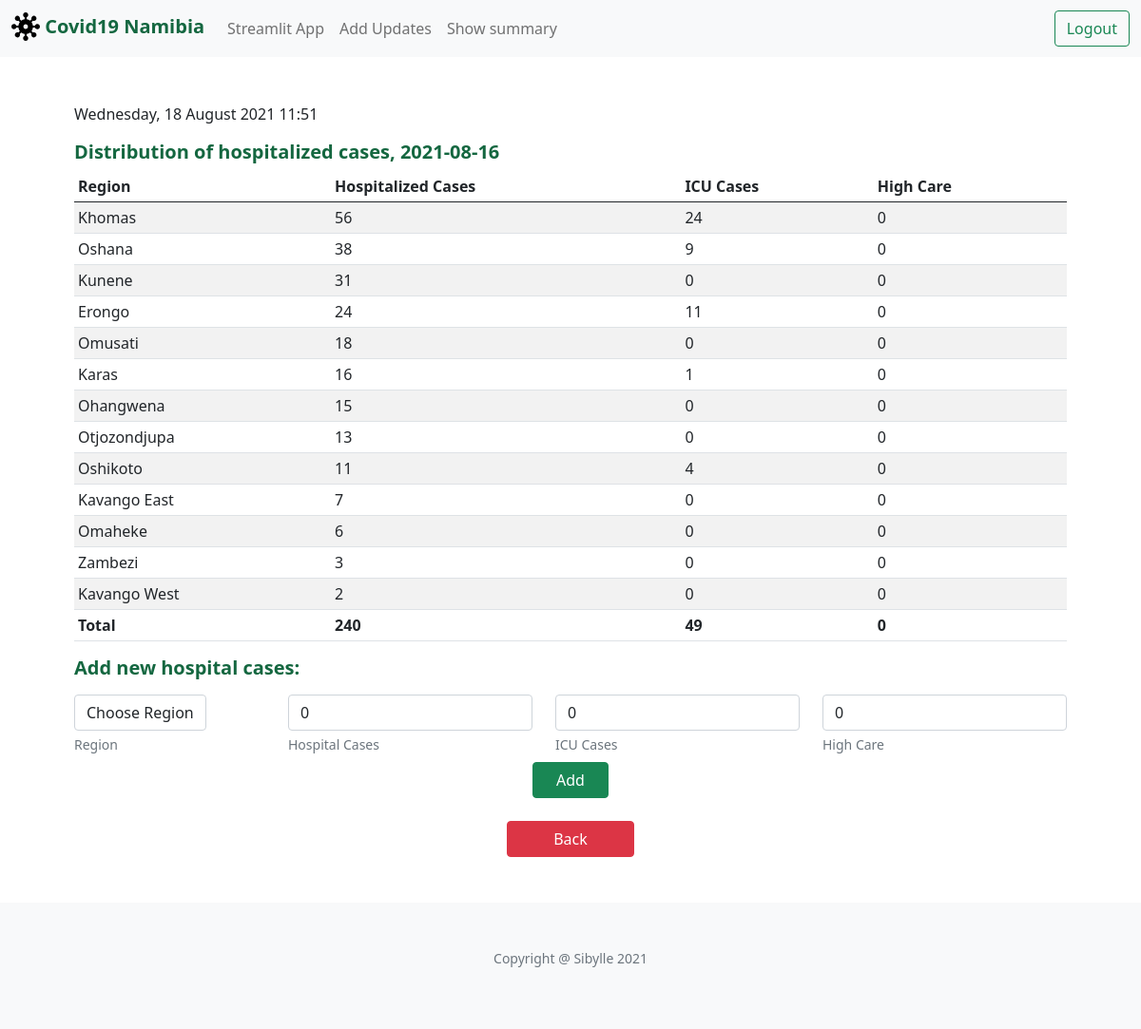
Page /add_hospitalization (signed in) on the committed database.
### tables this page shows
CREATE TABLE hospitalization(id INTEGER PRIMARY KEY, hospital_date TEXT NOT NULL, region TEXT NOT NULL, hospital_cases INTEGER, icu_cases INTEGER, update_date TEXT NOT NULL, high_care INTEGER);

### application.py (the view)
@app.route("/add_hospitalization", methods=["GET", "POST"])
@login_required
def add_hospitalization():
    now=datetime.now(timezone("Africa/Johannesburg"))
    date_now=now.date()
    row = db.execute("SELECT * FROM active_date")
    new_date_str=row[0]['active_date']
    new_date = datetime.strptime(new_date_str, '%Y-%m-%d').date()
    region_list=[]
    temp = db.execute("SELECT DISTINCT region FROM districts")
    for d in temp:
        region_list.append(d['region'])
    region_list.append("unknown")
    if request.method == "POST":
        if not request.form.get("region"):
            return apology("must provide region", 400)
        if not request.form.get("new_hospital_cases"):
            no_hospital_cases=0
        else:
            no_hospital_cases=int(request.form.get("new_hospital_cases"))
        if not request.form.get("new_icu_cases"):
            no_icu_cases=0
        else:
            no_icu_cases=int(request.form.get("new_icu_cases"))
        if not request.form.get("high_care"):
            no_high_care=0
        else:
            no_high_care=int(request.form.get("high_care"))
        region = request.form.get("region")
        check=db.execute("SELECT * FROM hospitalization WHERE hospital_date LIKE ? AND region LIKE ? ", new_date,region)
        if len(check)== 1:
            return render_template("update_hospitalization.html",new_date=new_date,check=check[0],now=now)
        db.execute("INSERT INTO hospitalization(hospital_date,region,hospital_cases,icu_cases,high_care,update_date) VALUES (?,?,?,?,?,?)", new_date,region,no_hospital_cases,no_icu_cases,no_high_care,date_now)
        rows = db.execute("SELECT * FROM hospitalization WHERE hospital_date LIKE ? ORDER BY hospital_cases DESC", new_date)
        return render_template("add_hospitalization.html",new_date=new_date,region_list=region_list,new_hospitalization=rows,now=now)
    else:
        rows = db.execute("SELECT * FROM hospitalization WHERE hospital_date LIKE ? ORDER BY hospital_cases DESC", new_date)
        return render_template("add_hospitalization.html",new_date=new_date,region_list=region_list,new_hospitalization=rows,now=now)

### application.py (called while the page is built)
def login_required(f):
    @wraps(f)
    def decorated_function(*args, **kwargs):
        if session.get("user_id") is None:
            return redirect("/login")
        return f(*args, **kwargs)
    return decorated_function

@app.after_request
def after_request(response):
    response.headers["Cache-Control"] = "no-cache, no-store, must-revalidate"
    response.headers["Expires"] = 0
    response.headers["Pragma"] = "no-cache"
    return response

### templates/add_hospitalization.html (shortened to what this page needs)
{% extends "layout.html" %}
{% block main %}
  <p>{{ now.strftime("%A, %d %B %Y %H:%M") }}</p>
  <h5>Distribution of hospitalized cases, {{ new_date }}</h5>
  <table class="table table-sm table-striped">
    <thead>
        <tr>
            <th scope="col">Region</th>
            <th scope="col">Hospitalized Cases</th>
            <th scope="col">ICU Cases</th>
            <th scope="col">High Care</th>
        </tr>
    </thead>
    <tbody>
        {% if new_hospitalization %}
        {% for row in new_hospitalization %}
        <tr>
            <td class="text-left">{{ row.region }}</td>
            <td class="text-left">{{ row.hospital_cases }}</td>
            <td class="text-left">{{ row.icu_cases }}</td>
            <td class="text-left">{{ row.high_care }}</td>
        </tr>
        {% endfor %}
        <tr>
            <td class="text-left" ><strong>Total</strong></td>
            <td class="text-left"> <strong>{{ new_hospitalization|sum("hospital_cases") }}</strong>
            <td class="text-left"> <strong>{{ new_hospitalization|sum("icu_cases") }}</strong>
            <td class="text-left"> <strong>{{ new_hospitalization|sum("high_care") }}</strong>
        </tr>
        {% endif %}
    </tbody>
  </table>
  <form action="/add_hospitalization" method="post">
        <h5 class="mb-3"> Add new hospital cases:</h5>
        <div class="row">
            <div class="col mb-2">
                <select class="form-control" name="region">
                <option disabled selected value="">Choose Region</option>
                </select>
                <div class="form-text">Region</div>
            </div>
            <div class="form-group col mb-2">
                <input autocomplete="off" autofocus class="form-control" name="new_hospital_cases" placeholder="0" value="0" type="number">
                <div class="form-text">Hospital Cases</div>
            </div>
            <div class="form-group col mb-2">
                <input autocomplete="off" autofocus class="form-control" name="new_icu_cases" placeholder="0" value="0" type="number">
                <div class="form-text">ICU Cases</div>
            </div>
            <div class="form-group col mb-2">
                <input autocomplete="off" autofocus class="form-control" name="high_care" placeholder="0" value="0" type="number">
                <div class="form-text">High Care</div>
            </div>
            <div class="col text-center">
                <button class="btn btn-success px-4" type="submit">Add</button>
            </div>
        </div>
  </form>
  <div class="text-center mt-4">
      <a class="btn btn btn-danger px-5" href="./" role="button">Back</a>
  </div>
{% endblock %}

### static/styles.css (style rules this page uses)
body { font-weight: 400; font-style: normal; font-size: 16px; opacity: 1; visibility: visible; }
h2,h5 { color: #146740; font-weight:600; }
.form-control { display: inline-block; width: auto; }

### rows in the picture
hospitalization: region "Khomas", hospital_cases "56", icu_cases "24", high_care "0"
hospitalization: region "Oshana", hospital_cases "38", icu_cases "9", high_care "0"
hospitalization: region "Kunene", hospital_cases "31", icu_cases "0", high_care "0"
hospitalization: region "Erongo", hospital_cases "24", icu_cases "11", high_care "0"
hospitalization: region "Omusati", hospital_cases "18", icu_cases "0", high_care "0"
hospitalization: region "Karas", hospital_cases "16", icu_cases "1", high_care "0"
hospitalization: region "Ohangwena", hospital_cases "15", icu_cases "0", high_care "0"
hospitalization: region "Otjozondjupa", hospital_cases "13", icu_cases "0", high_care "0"
hospitalization: region "Oshikoto", hospital_cases "11", icu_cases "4", high_care "0"
hospitalization: region "Kavango East", hospital_cases "7", icu_cases "0", high_care "0"
hospitalization: region "Omaheke", hospital_cases "6", icu_cases "0", high_care "0"
hospitalization: region "Zambezi", hospital_cases "3", icu_cases "0", high_care "0"
hospitalization: region "Kavango West", hospital_cases "2", icu_cases "0", high_care "0"

### other values in the picture
{{ now.strftime("%A, %d %B %Y %H:%M") }} "Wednesday, 18 August 2021 11:51"
{{ new_date }} "2021-08-16"
{{ new_hospitalization|sum("hospital_cases") }} "240"
{{ new_hospitalization|sum("icu_cases") }} "49"
{{ new_hospitalization|sum("high_care") }} "0"
